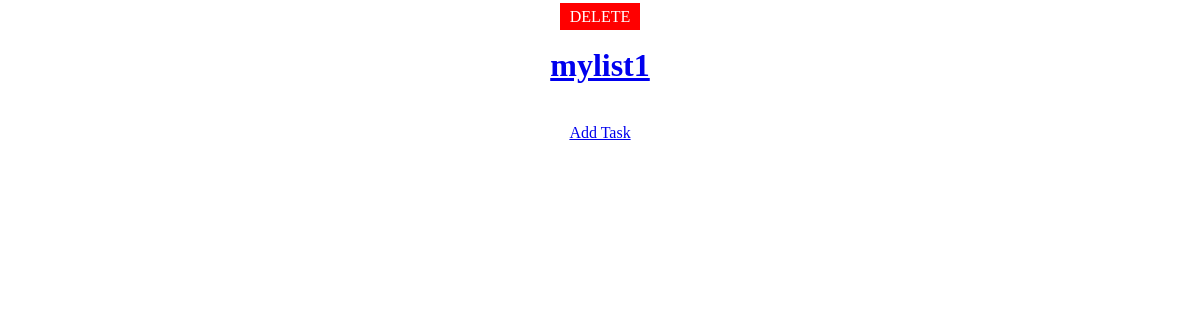
/showtasks/13/mylist1/ (signed in), run on an earlier commit of the app's database.
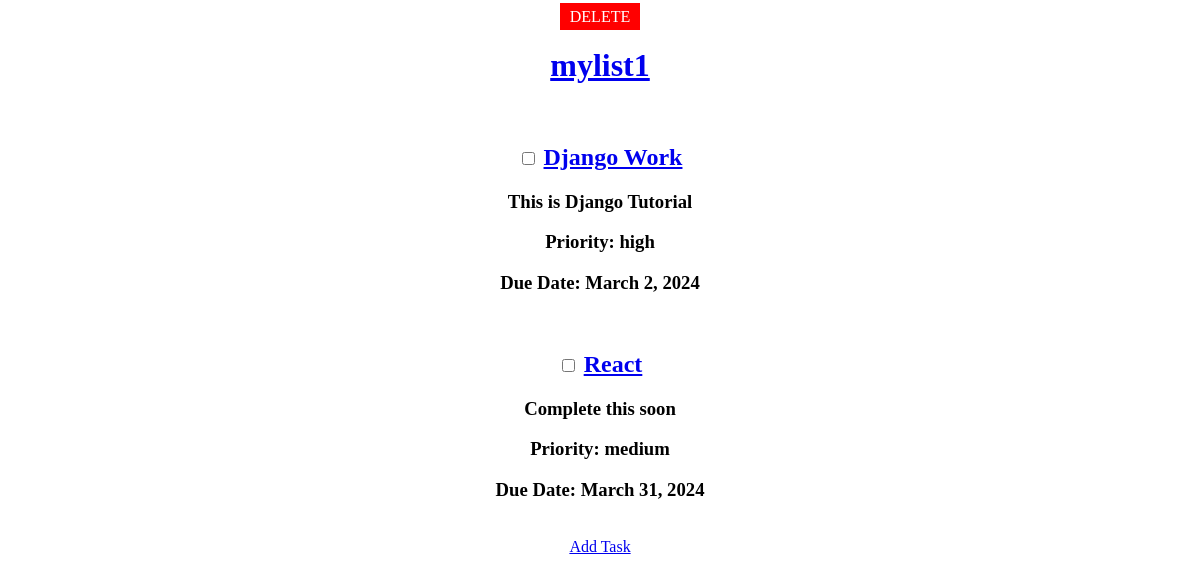
And on a later commit of the database.
### trelloapp/models.py (models this page shows, shortened)
class TaskList(models.Model):
    name = models.CharField(max_length = 50)
    created_at = models.DateField(default = date.today)
    user = models.ForeignKey(User, on_delete = models.CASCADE)

class Tasks(models.Model):
    choice = {"high": "High", "medium": "Medium", "low": "Low"}
    name = models.CharField(max_length = 20, default = 'HomeWork')
    description = models.TextField(blank = True, null = True)
    created_at = models.DateField(default = date.today)
    due_date = models.DateField(blank = True, null = True)
    priority = models.CharField(max_length = 20, choices = choice, default = "High")
    task_list = models.ForeignKey(TaskList, on_delete = models.CASCADE, default = 1)
    isDone = models.BooleanField(default = False)

### trelloapp/views.py (the view)
# urls.py: path('showtasks/<int:id>/<str:listname>/', views.showTasks, name = "mytasks"),
@login_required(login_url = 'login')
def showTasks(request, id, listname):
    tasks = Tasks.objects.all()
    showtasks = []
    list_name = listname
    for task in tasks:
        if task.task_list.id == id:
            showtasks.append(task)
            list_name = task.task_list.name
    return render(request, 'trelloapp/showtasks.html', {"tasks": showtasks, "listname": list_name, "id": id})

### templates/trelloapp/showtasks.html (shortened to what this page needs)
{% extends 'trelloapp/base.html' %}
{% block body %}
<center>
<a href="{% url 'deletelist' id %}" style="color: white; background-color: red; padding: 5px 10px; text-decoration: none;"> DELETE </a>
<a href="{% url 'index' %}"> <h1>{{listname}}</h1> </a> <br>
{% for task in tasks %}
    <h2><input type="checkbox" id="is_done" class="is_done_checkbox" name="is_done" data-task-id="{{ task.id }}" {% if task.isDone %}checked{% endif %}> <a href="{% url 'updatetask' task.id%}"> {{task.name}} </a> </h2>
    <h3>{{task.description}}</h3>
    <h3>Priority: {{task.priority}}</h3>
    <h3> Due Date: {{task.due_date}}</h3> <br>
{% endfor %}
<a href="{% url 'addtasks' id%}">Add Task</a>
{% endblock %}

### templates/trelloapp/base.html (shortened to what this page needs)
<!DOCTYPE html>
<html lang="en">
<head>
</head>
<body>
    {% block body %}
    {% endblock %}
</body>
</html>

What changed in the data, as far as the page shows it:
added TaskList: name "mylist1"
added Tasks: name "Django Work", description "This is Django Tutorial", priority "high", due_date "March 2, 2024"
added Tasks: name "React", description "Complete this soon", priority "medium", due_date "March 31, 2024"
Also different on the page:
{{ listname }}: "mylist1" → (not shown)
